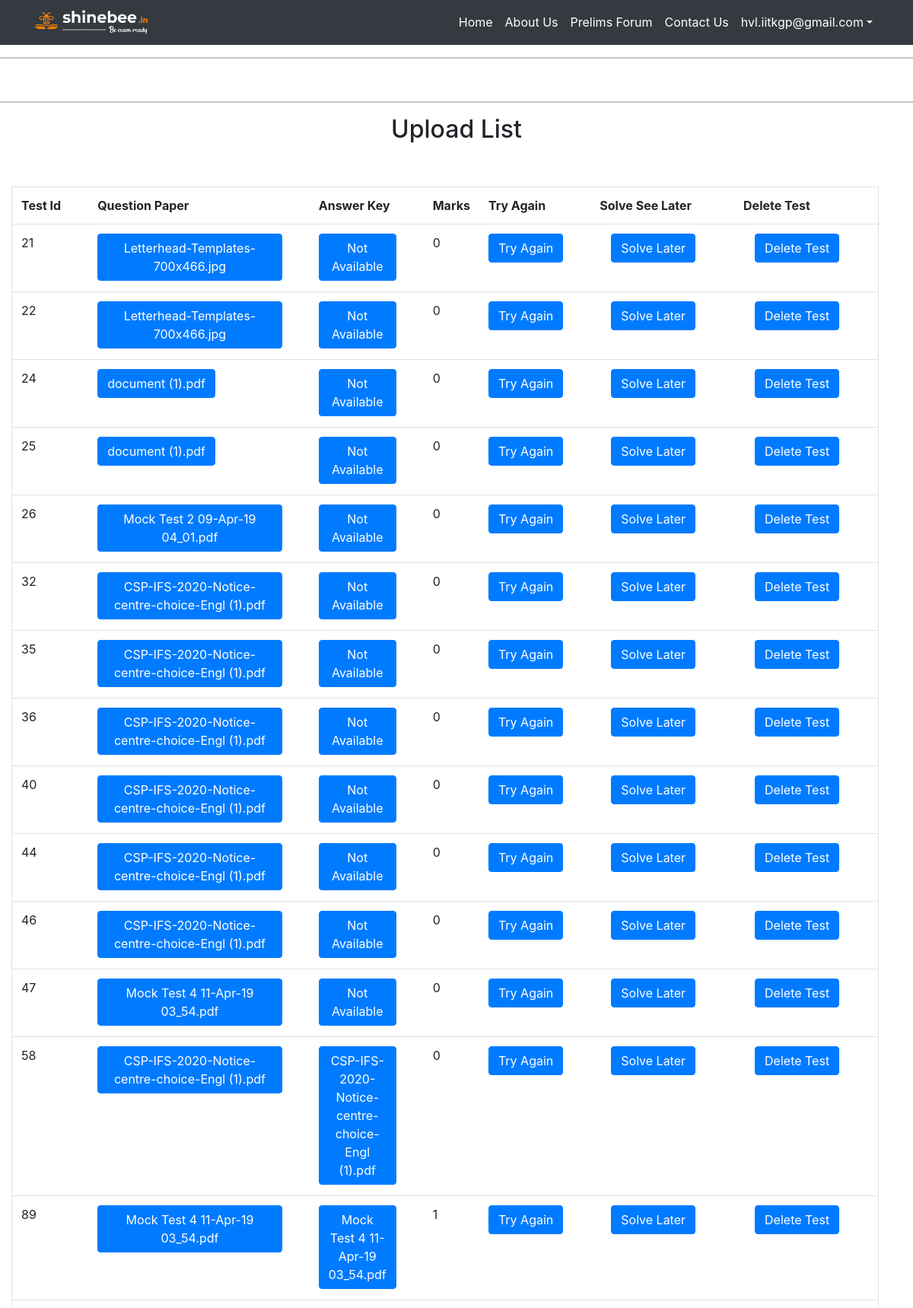
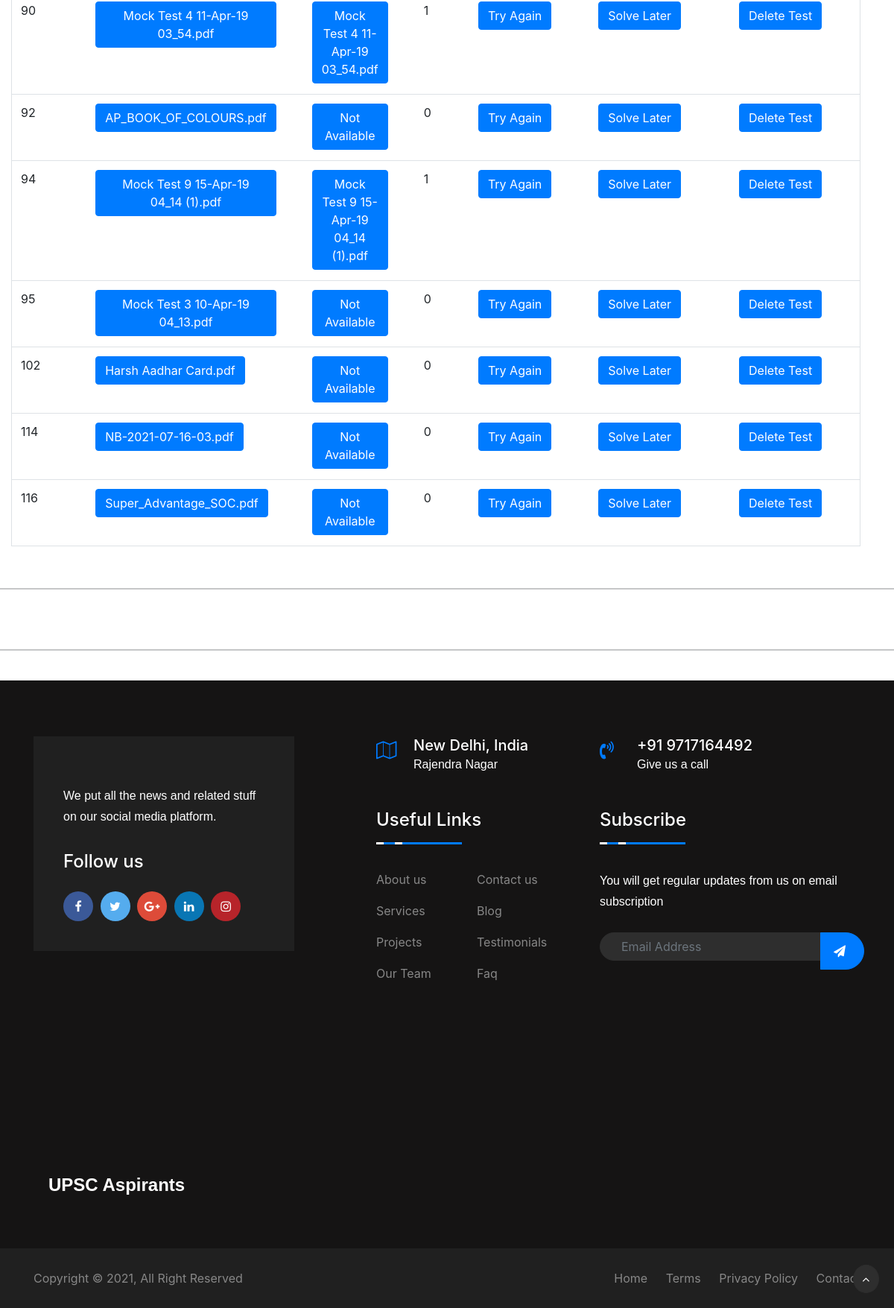
Page /upload_list.php (signed in) on the committed database (2 pictures, top to bottom).
### tables this page shows
CREATE TABLE `user_upload_and_practise` (
  `id` int(11) NOT NULL,
  `user_id` varchar(100) NOT NULL,
  `filename` varchar(200) NOT NULL,
  `path` varchar(200) NOT NULL,
  `mythinking` text NOT NULL,
  `mynotes` text NOT NULL
);

CREATE TABLE `user_upload_and_practise_answer_file` (
  `id` int(11) NOT NULL,
  `file_id` int(11) NOT NULL,
  `filename` varchar(200) NOT NULL,
  `path` varchar(200) NOT NULL,
  `full_marks` int(12) NOT NULL,
  `negative_marks` int(12) NOT NULL
);

### upload_list.php (the view, shortened to what this page needs)
<!DOCTYPE html>
<html lang="en">
    <head>
        <link href="css/styles.css" rel="stylesheet" />
		<link href="css/footer.css" rel="stylesheet" />
		<link rel="stylesheet" href="https://stackpath.bootstrapcdn.com/bootstrap/4.5.0/css/bootstrap.min.css">
		<link rel="stylesheet" href="https://maxcdn.bootstrapcdn.com/font-awesome/4.7.0/css/font-awesome.min.css">
    </head>
   <body>
            <?php include 'topheader.php'; ?>
		<hr>
		<br/>
		<hr>
		<div class="container-fluid">
			<span style="text-align:center"><h2>Upload List</h2></span>
			<br/>
			<div class="row">
				<div class="col-sm-4">
					<br/>
					<?php
						$user = "";
						if(isset($_SESSION['user_email']))
						{
							$user = $_SESSION['user_email'];
						}
						else
						{
							echo '<script> alert("Please login to proceed further")</script>';
							header("Location:login.php");
						}
						$servername = "localhost";
					$username = "hvlias";
					$password = "hvlias@123";
					$db = "db1";
					$connection = mysqli_connect($servername, $username, $password,$db);
							$sqlAllQuiz = "SELECT * FROM user_upload_and_practise where user_id='$user'";
							$resultAllquestion = mysqli_query($connection, $sqlAllQuiz);
							echo "<table border='1' class='table'>
							<tr>
							<th>Test&nbspId</th>
							<th></th>
							<th>Question Paper</th>
							<th></th>
							<th>Answer Key</th>
							<th></th>
							<th>Marks</th>
							<th>Try Again</th>
							<th></th>
							<th> Solve&nbspSee&nbspLater</th>
							<th></th>
							<th>Delete Test</th>
							</tr>";
							$z=0;
							while ($rowAll = mysqli_fetch_assoc($resultAllquestion))
							{	$z++;
								$path = $rowAll['path'];
								$quiz_id_all ="select id from user_upload_and_practise where user_id='$user'";
								$file1 = basename($path);
								$id=$rowAll['id'];
								$sqlAllAns = "SELECT * FROM user_upload_and_practise_answer_file where file_id=$id";
								$resultAllanswer = mysqli_query($connection, $sqlAllAns);
								$row_ans = mysqli_fetch_array($resultAllanswer);
								if ( isset($row_ans['path']) ) {
								$path2 = $row_ans['path'];
								$file2 = basename($path2);
								}
								else {
									$path2="#";
									$file2="Not Available";
								}
								if (isset($row_ans['full_marks']) && isset($row_ans['negative_marks']))
									$marks = $row_ans['full_marks'] - $row_ans['negative_marks'];
								else
								 	$marks= 0;
								echo "<tr>";
								echo "<td>" .$id."<td>";
								echo "<td>" .'<a href="'.$path.'" class="btn btn-primary" id="'.$quiz_id_all.'" style="margin-bottom:2px;">'.$file1.'</a><br/>'."<td>";
								echo "<td>" .'<a href="'.$path2.'" class="btn btn-primary" id="'.$quiz_id_all.'" style="margin-bottom:2px;">'.$file2.'</a><br/>'."<td>";
								echo "<td>".$marks."</td>";
								echo "<td>" .'<a href="try_again.php?id='.$id.'" class="btn btn-primary"  style="margin-bottom:2px;">'.'Try&nbspAgain'.'</a><br/>'."<td>";
								echo "<td>" .'<div class="col-sm-3"> <a href="solve_later.php?id='.$id.'" class="btn btn-primary"  style="margin-bottom:2px;">'.'Solve&nbspLater'.'</a>'."<td>";
								echo "<td>" .'<div class="col-sm-3"> <a href="#" class="btn btn-primary"  style="margin-bottom:2px;">'.'Delete&nbspTest'.'</a>'."<td>";
								echo "</tr>";
							}
							echo "</table>";
					?>
				</div>
			</div>
		</div>
		<br/>
		<hr>
		<br/>
		<br/>
		<hr>
		<br/>
    </body>
</html>

### topheader.php (shortened to what this page needs)
<nav class="navbar navbar-expand-lg navbar-bg">
  <div class="container">
	  <a class="navbar-brand" href="index.php"><img src="img/shinebee-logo.png" width="150"></a>
	  <div class="collapse navbar-collapse" id="navbarSupportedContent">
	    <ul class="navbar-nav ml-auto">
	      <li class="nav-item active">
	        <a class="nav-link" href="index.php">Home <span class="sr-only">(current)</span></a>
	      </li>
	      <li class="nav-item">
	        <a class="nav-link" href="about-us.php">About Us</a>
	      </li>
	      <li class="nav-item">
	        <a class="nav-link" href="pt_yearwise.php">Prelims Forum</a>
	      </li>
	      <li class="nav-item">
	        <a class="nav-link" href="#">Contact Us</a>
	      </li>
	      <li class="nav-item dropdown" style="background-color: #343a40 !important;">
								<?php
									if(isset($_SESSION['user_email']))
									{
										echo '<a class="nav-link dropdown-toggle" href="#" id="navbarDropdown" role="button" data-toggle="dropdown" aria-haspopup="true" aria-expanded="false">';
										  echo $_SESSION['user_email'];
										echo '</a>';
									}
									else
									{
										echo '<a class="nav-link" href="login.php">Login</a>';
									}
								?>
							</li>
	    </ul>
	  </div>
  </div>
</nav>

### rows in the picture
user_upload_and_practise: id "21", path "Letterhead-Templates-700x466.jpg", file2 "Not Available", marks "0"
user_upload_and_practise: id "22", path "Letterhead-Templates-700x466.jpg", file2 "Not Available", marks "0"
user_upload_and_practise: id "24", path "document (1).pdf", file2 "Not Available", marks "0"
user_upload_and_practise: id "25", path "document (1).pdf", file2 "Not Available", marks "0"
user_upload_and_practise: id "26", path "Mock Test 2 09-Apr-19 04_01.pdf", file2 "Not Available", marks "0"
user_upload_and_practise: id "32", path "CSP-IFS-2020-Notice-centre-choice-Engl (1).pdf", file2 "Not Available", marks "0"
user_upload_and_practise: id "35", path "CSP-IFS-2020-Notice-centre-choice-Engl (1).pdf", file2 "Not Available", marks "0"
user_upload_and_practise: id "36", path "CSP-IFS-2020-Notice-centre-choice-Engl (1).pdf", file2 "Not Available", marks "0"
user_upload_and_practise: id "40", path "CSP-IFS-2020-Notice-centre-choice-Engl (1).pdf", file2 "Not Available", marks "0"
user_upload_and_practise: id "44", path "CSP-IFS-2020-Notice-centre-choice-Engl (1).pdf", file2 "Not Available", marks "0"
user_upload_and_practise: id "46", path "CSP-IFS-2020-Notice-centre-choice-Engl (1).pdf", file2 "Not Available", marks "0"
user_upload_and_practise: id "47", path "Mock Test 4 11-Apr-19 03_54.pdf", file2 "Not Available", marks "0"
user_upload_and_practise: id "58", path "CSP-IFS-2020-Notice-centre-choice-Engl (1).pdf", user_upload_and_practise_answer_file.path "CSP-IFS-2020-Notice-centre-choice-Engl (1).pdf", user_upload_and_practise_answer_file.full_marks "0"
user_upload_and_practise: id "89", path "Mock Test 4 11-Apr-19 03_54.pdf", user_upload_and_practise_answer_file.path "Mock Test 4 11-Apr-19 03_54.pdf", user_upload_and_practise_answer_file.negative_marks "1"
user_upload_and_practise: id "90", path "Mock Test 4 11-Apr-19 03_54.pdf", user_upload_and_practise_answer_file.path "Mock Test 4 11-Apr-19 03_54.pdf", user_upload_and_practise_answer_file.negative_marks "1"
user_upload_and_practise: id "92", path "AP_BOOK_OF_COLOURS.pdf", file2 "Not Available", marks "0"
user_upload_and_practise: id "94", path "Mock Test 9 15-Apr-19 04_14 (1).pdf", user_upload_and_practise_answer_file.path "Mock Test 9 15-Apr-19 04_14 (1).pdf", user_upload_and_practise_answer_file.negative_marks "1"
user_upload_and_practise: id "95", path "Mock Test 3 10-Apr-19 04_13.pdf", file2 "Not Available", marks "0"
user_upload_and_practise: id "102", path "Harsh Aadhar Card.pdf", file2 "Not Available", marks "0"
user_upload_and_practise: id "114", path "NB-2021-07-16-03.pdf", file2 "Not Available", marks "0"
user_upload_and_practise: id "116", path "Super_Advantage_SOC.pdf", file2 "Not Available", marks "0"

### other values in the picture
$_SESSION['user_email'] "hvl.iitkgp@gmail.com"
